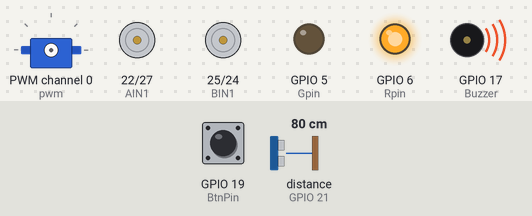
Bench run of a program on a simulated Raspberry Pi (BCM pin numbers). Shown: servo, motor-driver pin pairs drawn as motors (green arrow = first pin HIGH = forward, orange = second pin HIGH = backward, longer = more drive, scaled by the enable pin), output pins drawn as LEDs (lit = HIGH), buzzer (waves = sounding). The inputs (shaded band) are chosen by the test bench; at power-on: GPIO 19 (BtnPin) HIGH, distance to the obstacle (sensor on GPIO 21) 80 cm. The echo pulse lasts 58.3 µs per cm; servo angles are drawn from the pulse width (0.5 ms = 0°, 2.5 ms = 180°); the clock reads 2024-03-15 10:24:30 at power-on unless the program sets it; pins used as bus, display or sensor lines are not drawn; what the program prints to the terminal is not drawn.

Above: at 5.0 s.
5.1 s: GPIO 19 (BtnPin) pulled LOW for 0.15 s
At 6.4 s:
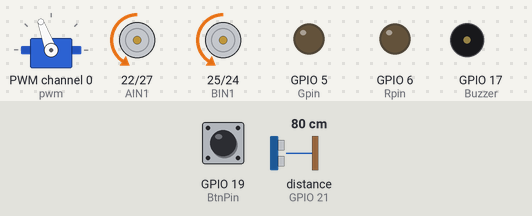
At 7.3 s:
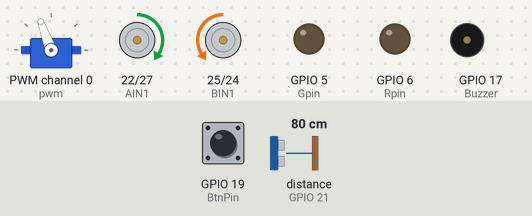
8.2 s: distance to the obstacle (sensor on GPIO 21) set to 55 cm
11.2 s: distance to the obstacle (sensor on GPIO 21) set to 46 cm
14.2 s: distance to the obstacle (sensor on GPIO 21) set to 60 cm
At 16.7 s:
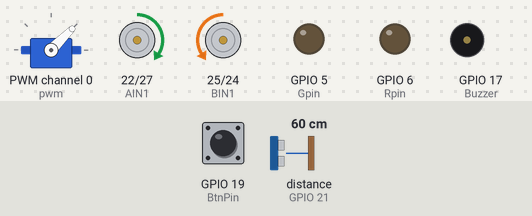
Timing chart, 0 to 18.2 s (numbered marks = the images above; inputs shaded):
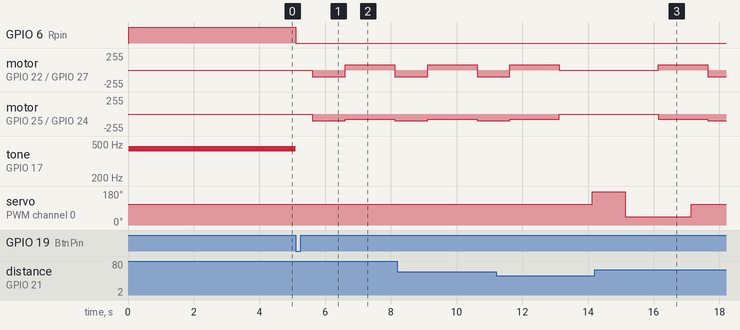

Measured:
- after the input at 5.1 s, GPIO 6 (Rpin): HIGH → LOW at once; motor on GPIO 22 (AIN1) / GPIO 27 (AIN2): stopped → backward 102/255 after 0.51 s, → forward 77/255 1.0 s later, → backward 102/255 1.5 s later
- after the input at 11.2 s, servo on PWM channel 0 (pwm): 110° → 175° after 2.9 s
- after the input at 14.2 s, motor on GPIO 22 (AIN1) / GPIO 27 (AIN2): stopped → forward 77/255 after 1.9 s, → backward 102/255 1.5 s later; motor on GPIO 25 (BIN1) / GPIO 24 (BIN2): stopped → backward 77/255 after 1.9 s, → backward 102/255 1.5 s later

The program:

ultrasonic_Servo.py
```python
#!/usr/bin/env python
from Adafruit_PWM_Servo_Driver import PWM
import RPi.GPIO as GPIO
import time
import sys

PWMA   = 18
AIN1   = 22
AIN2   = 27

PWMB   = 23
BIN1   = 25
BIN2   = 24

BtnPin  = 19
Gpin    = 5
Rpin    = 6

TRIG = 20
ECHO = 21

#右紅外線
SensorRight = 16
#左紅外線
SensorLeft  = 12
# Initialise the PWM device using the default address
# bmp = PWM(0x40, debug=True)
pwm = PWM(0x40,debug = False)

servoMin = 150  # Min pulse length out of 4096
servoMax = 600  # Max pulse length out of 4096

#  --------------------------------蜂鳴器
Buzzer = 17

CL = [0, 131, 147, 165, 175, 196, 211, 248]		# Frequency of Low C notes

CM = [0, 262, 294, 330, 350, 393, 441, 495]		# Frequency of Middle C notes

CH = [0, 525, 589, 661, 700, 786, 882, 990]		# Frequency of High C notes

song_1 = [	CM[3], CM[5], CM[6], CM[3], CM[2], CM[3], CM[5], CM[6], # Notes of song1
			CH[1], CM[6], CM[5], CM[1], CM[3], CM[2], CM[2], CM[3],
			CM[5], CM[2], CM[3], CM[3], CL[6], CL[6], CL[6], CM[1],
			CM[2], CM[3], CM[2], CL[7], CL[6], CM[1], CL[5]	]

beat_1 = [	1, 1, 3, 1, 1, 3, 1, 1, 			# Beats of song 1, 1 means 1/8 beats
			1, 1, 1, 1, 1, 1, 3, 1,
			1, 3, 1, 1, 1, 1, 1, 1,
			1, 2, 1, 1, 1, 1, 1, 1,
			1, 1, 3	]

song_2 = [	CM[1], CM[1], CM[1], CL[5], CM[3], CM[3], CM[3], CM[1], # Notes of song2
			CM[1], CM[3], CM[5], CM[5], CM[4], CM[3], CM[2], CM[2],
			CM[3], CM[4], CM[4], CM[3], CM[2], CM[3], CM[1], CM[1],
			CM[3], CM[2], CL[5], CL[7], CM[2], CM[1]	]

beat_2 = [	1, 1, 2, 2, 1, 1, 2, 2, 			# Beats of song 2, 1 means 1/8 beats
			1, 1, 2, 2, 1, 1, 3, 1,
			1, 2, 2, 1, 1, 2, 2, 1,
			1, 2, 2, 1, 1, 3 ]
#  --------------------------------------------------------------------------------------------------------


def setServoPulse(channel, pulse):
  pulseLength = 1000000.0                   # 1,000,000 us per second
  pulseLength /= 50.0                       # 60 Hz
  #print ("%d us per period" % pulseLength)
  pulseLength /= 4096.0                     # 12 bits of resolution
  #print ("%d us per bit" % pulseLength)
  pulse *= 1000.0
  pulse /= (pulseLength*1.0)
# pwmV=int(pluse)
#   print ("pluse: %f  " % (pulse))
  pwm.setPWM(channel, 0, int(pulse))

#Angle to PWM
def write(servonum,x):
  y=x/90.0+0.5
  y=max(y,0.5)
  y=min(y,2.5)
  setServoPulse(servonum,y)

def t_up(speed,t_time):
        L_Motor.ChangeDutyCycle(speed)
        GPIO.output(AIN2,False)#AIN2
        GPIO.output(AIN1,True) #AIN1

        R_Motor.ChangeDutyCycle(speed)
        GPIO.output(BIN2,False)#BIN2
        GPIO.output(BIN1,True) #BIN1
        time.sleep(t_time)

def t_stop(t_time):
        L_Motor.ChangeDutyCycle(0)
        GPIO.output(AIN2,False)#AIN2
        GPIO.output(AIN1,False) #AIN1

        R_Motor.ChangeDutyCycle(0)
        GPIO.output(BIN2,False)#BIN2
        GPIO.output(BIN1,False) #BIN1
        time.sleep(t_time)

def t_down(speed,t_time):
        L_Motor.ChangeDutyCycle(speed)
        GPIO.output(AIN2,True)#AIN2
        GPIO.output(AIN1,False) #AIN1

        R_Motor.ChangeDutyCycle(speed)
        GPIO.output(BIN2,True)#BIN2
        GPIO.output(BIN1,False) #BIN1
        time.sleep(t_time)

def t_left(speed,t_time):
        L_Motor.ChangeDutyCycle(speed)
        GPIO.output(AIN2,True)#AIN2
        GPIO.output(AIN1,False) #AIN1

        R_Motor.ChangeDutyCycle(speed)
        GPIO.output(BIN2,False)#BIN2
        GPIO.output(BIN1,True) #BIN1
        time.sleep(t_time)

def t_right(speed,t_time):
        L_Motor.ChangeDutyCycle(speed)
        GPIO.output(AIN2,False)#AIN2
        GPIO.output(AIN1,True) #AIN1

        R_Motor.ChangeDutyCycle(speed)
        GPIO.output(BIN2,True)#BIN2
        GPIO.output(BIN1,False) #BIN1
        time.sleep(t_time)

def keysacn():
    print('keysacn start')
    val = GPIO.input(BtnPin)
    while GPIO.input(BtnPin) == False:
        val = GPIO.input(BtnPin)
       # print('GPIO.input(BtnPin) == False:')
    while GPIO.input(BtnPin) == True:
       # print('GPIO.input(BtnPin) == True:')
        time.sleep(0.01)
        val = GPIO.input(BtnPin)
        if val == True:
            GPIO.output(Rpin,1)
            while GPIO.input(BtnPin) == False:
                GPIO.output(Rpin,0)
        else:
            GPIO.output(Rpin,0)

def setup():
        GPIO.setwarnings(False)
        GPIO.setmode(GPIO.BCM)
        GPIO.setup(TRIG, GPIO.OUT)
        GPIO.setup(ECHO, GPIO.IN)

        GPIO.setup(Gpin, GPIO.OUT)     # Set Green Led Pin mode to output
        GPIO.setup(Rpin, GPIO.OUT)     # Set Red Led Pin mode to output
        GPIO.setup(BtnPin, GPIO.IN, pull_up_down=GPIO.PUD_UP)    # Set BtnPin's mode is input, and pull up to high level(3.3V)

        GPIO.setup(AIN2,GPIO.OUT)
        GPIO.setup(AIN1,GPIO.OUT)
        GPIO.setup(PWMA,GPIO.OUT)

        GPIO.setup(BIN1,GPIO.OUT)
        GPIO.setup(BIN2,GPIO.OUT)
        GPIO.setup(PWMB,GPIO.OUT)
        pwm.setPWMFreq(50)           # Set frequency to 60 Hz
        #紅外線setup
        GPIO.setup(SensorRight,GPIO.IN)
        GPIO.setup(SensorLeft,GPIO.IN)
        #蜂鳴器
        GPIO.setup(Buzzer, GPIO.OUT)	# Set pins' mode is output
        global Buzz			# Assign a global variable to replace GPIO.PWM
        Buzz = GPIO.PWM(Buzzer, 440)	# 440 is initial frequency.
        Buzz.start(50)			# Start Buzzer pin with 50% duty ration

def distance():
    GPIO.output(TRIG, 0)
    time.sleep(0.000002)

    GPIO.output(TRIG, 1)
    time.sleep(0.00001)
    GPIO.output(TRIG, 0)


    while GPIO.input(ECHO) == 0:
        a = 0
    time1 = time.time()
    while GPIO.input(ECHO) == 1:
        a = 1
    time2 = time.time()

    during = time2 - time1
    return during * 340 / 2 * 100

def front_detection():
        write(0,110)
        time.sleep(0.5)
        dis_f = distance()
        return dis_f

def left_detection():
        write(0, 175)
        time.sleep(1)
        dis_l = distance()
        return dis_l

def right_detection():
        write(0,45)
        time.sleep(1)
        dis_r = distance()
        return dis_r

# def loop():
#         while True:
#                 dis1 = front_detection()
#                 if (dis1 < 40) == True:
#                         t_stop(0.2)
#                         t_down(30,0.5)
#                         t_stop(0.2)
#                         dis_left = left_detection()
#                         dis_right = right_detection()
#                         print("front:" + str(dis1)+ ' -- 左邊：'+str(dis_left)+ '-- 右邊：'+str(dis_right))
#                         if (dis_left < 40) == True and (dis_right < 40) == True:
#                                 print('左右都沒路，回轉 (左轉1秒)')
#                                 t_left(30,1)
#                         elif (dis_left > dis_right) == True:
#                                 print(' 左邊比較空， 左轉0.3秒')
#                                 t_left(30,0.3)
#                                 t_stop(0.1)
#                         else:
#                                 print(' 右邊比較空， 右轉0.3秒')
#                                 t_right(30,0.3)
#                                 t_stop(0.1)
#                 else:
#                         print('直走')
#                         t_up(40,0)
#               #  print dis1, 'cm'
#                # print ''

# def loopV2():
        while True:
                dis1 = front_detection()
                SR_2 = GPIO.input(SensorRight)#讀取红外訊號
                SL_2 = GPIO.input(SensorLeft)#讀取红外訊號
                dis_left = left_detection()
                dis_right = right_detection()
                if (dis1 > 70) == True and SL_2 == True and SR_2 == True:
                        print('直走', dis1)
                        t_up(30,0)
                elif (dis1 < 70):
                        print("前方阻礙", dis1)
                        t_down(40,1)
                        t_right(30,1)
                elif SR_2 == False:
                        print("右方阻礙")
                        t_down(40,1)
                        t_right(30,1)
                elif SL_2 == False:
                        print("左方阻礙")
                        t_down(40,1)
                        t_left(30,1)
                else:
                        print("else")
                        music2()
                        t_down(40,1)

def loopV3():
        print("loopV3")
        while True:
                dis1 = front_detection()
                # dis_left = left_detection()
                # dis_right = right_detection()
                SR_2 = GPIO.input(SensorRight)#讀取红外訊號
                SL_2 = GPIO.input(SensorLeft)#讀取红外訊號
                if (dis1 > 50) == True and SL_2 == True and SR_2 == True:
                        print('直走', dis1)
                        t_up(30,0)
                elif (dis1 < 50):
                        print("前方阻礙", dis1)
                        t_stop(1)
                        dis_left2 = left_detection()
                        dis_right2 = right_detection()
                        print("左側距離是" + str(dis_left2) + "          右側距離是" + str(dis_right2))
                        #如果左右放距離都 > 50
                        if dis_left2 > 50 and dis_right2 > 50:
                                #判斷那邊距離較遠
                                if dis_left2 > dis_right2:
                                        t_left(30,1)
                                else:
                                        t_right(30,1)
                        elif dis_right2 > 50:
                                t_right(30,1)
                        elif dis_left2 > 50:
                                t_left(30,1)
                        else:
                                print("music")
                                #music2()
                                t_stop(100)
                elif SR_2 == False:
                        print("右方阻礙")
                        t_down(40,1)
                        t_right(30,1)
                elif SL_2 == False:
                        print("左方阻礙")
                        t_down(40,1)
                        t_left(30,1)
                else:
                        print("else")
                        t_down(40,1)

# 攝影機
# /mjpg-streamer/mjpg-streamer-experimental
# ./mjpg_streamer -i "./input_uvc.so" -o "./output_http.so -w ./www"
# mjpg-streamer/mjpg-streamer-experimental/mjpg_streamer -i "mjpg-streamer/mjpg-streamer-experimental/input_uvc.so" -o "mjpg-streamer/mjpg-streamer-experimental/output_http.so -w /mjpg-streamer/mjpg-streamer-experimental/www"
# 瀏覽器瀏覽 localhost:8080
#
# music
# def music1():
#         print ('\n    Playing song 1...')
#         for i in range(1, len(song_1)):
#                 Buzz.ChangeFrequency(song_1[i])	# Change the frequency along the song note
#                 time.sleep(beat_1[i] * 0.5)		# delay a note for beat * 0.5s

def music2():
        print ('\n\n    Playing song 2...')
        for i in range(1, len(song_2)):     # Play song 1
                Buzz.ChangeFrequency(song_2[i]) # Change the frequency along the song note
                time.sleep(beat_2[i] * 0.5)     # delay a note for beat * 0.5s

def destroy():
        Buzz.stop()					# Stop the buzzer
        GPIO.output(Buzzer, 1)
        GPIO.cleanup()

if __name__ == "__main__":

        print('start')
        setup()
        print('finish Setup()')
        L_Motor= GPIO.PWM(PWMA,100)
        L_Motor.start(0)
        print('finish GPIO.PWM(PWMA,100)')
        R_Motor = GPIO.PWM(PWMB,100)
        R_Motor.start(0)
        print('finish GPIO.PWM(PWMB,100)')
        keysacn()
        print('finish keysacn()')
        try:
                Buzz.stop()
                print('start loop()')
                loopV3()
        except KeyboardInterrupt:
                destroy()
```
